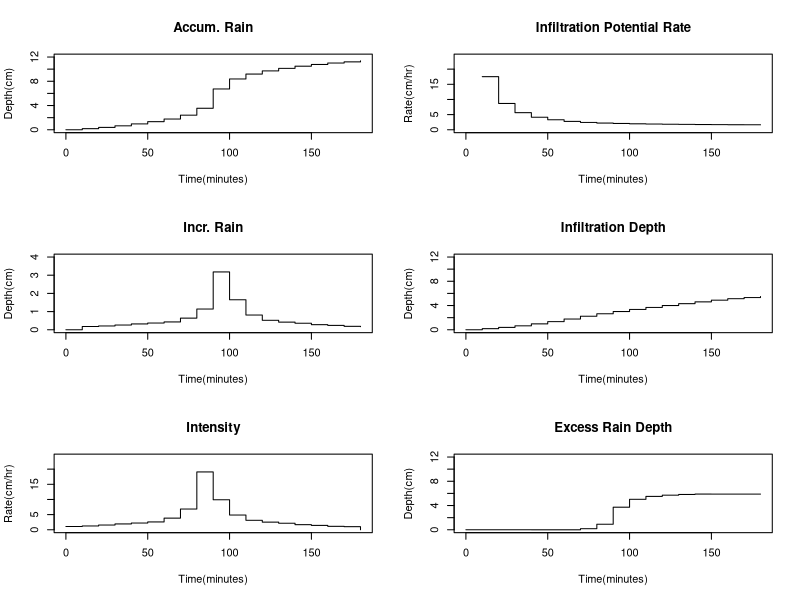

Write the R code that produced this figure.
# ***********************************************************
# Green-Ampt Infiltration Models (for pedagogical use)
# ***********************************************************
# Constants:  PSI: soil suction at interface (L)
#             DELTHETA: change in soil moisture content 
#                                    (analog to porosity) (dimensionless)
#             K : saturated hydraulic conductivity (L/T)
#             DELT: Time step increment (simulation constant)
# Variables: GA_CUM: value of cumulative infiltration for some given time.
#
# Functions: 
#        GA_rate: computes potential infiltration rate.  
#                 Requires GA_CUM specification, returns Inf for GA_CUM=0
#    GA_accum: computes accumulated infiltration from GA_CUM 
#              to current value given intensity and GA_rate.
#
GA_rate<-function(K,PSI,DELTHETA,GA_CUM){
  K*((PSI*DELTHETA/GA_CUM)+1)
}
GA_accum<-function(intensity,infiltration_rate,DELT,GA_CUM){
  min(intensity,infiltration_rate)*DELT+GA_CUM
}
# Usage  
GA_rate(1.09,11.01,0.247,0)
GA_accum(1.08,Inf,0.167,0)
# As a nested call
GA_accum(1.08,GA_rate(1.09,11.01,0.247,0),0.167,0)
# ******************************************************
#  Now to work the example: pg 144 Example 5.4.1 in CMM 
# ******************************************************
# First the raw rainfall cumulative values:
accum_rain<-c(0.00,0.18,0.39,0.65,0.97,1.34,1.77,2.41,3.55,6.73,8.38, 
              9.19,9.71,10.13,10.49,10.77,11.01,11.20,11.37)
# The elapsed time in minutes
elapsed_time<-seq(0,180,10) 
# build the other arrays in the example
incr_rain<-accum_rain # make a second vector, fill to get length OK
# set first value to zero
incr_rain[1]<-0 
# Now populate the vector (note indexing) and unit conversion (minutes2hours)
for (i in 2:19) 
  (incr_rain[i]<-accum_rain[i]-accum_rain[i-1])/
  ((elapsed_time[i]-elapsed_time[i-1])/60) 
# Same game for intensity
rain_rate<-incr_rain 
# set last value to zero
rain_rate[19]<-0
for(i in 1:18)rain_rate[i]<-incr_rain[i+1]/
  ((elapsed_time[i+1]-elapsed_time[i])/60)
# Now the Green-Ampt computations
f_rate<-seq(0,18)# array for rate
F_depth<-seq(0,18)# array for depth
for (i in 1:19){
  f_rate[i]<-GA_rate(1.09,11.01,0.247,F_depth[i]); 
  F_depth[i+1]<-GA_accum(rain_rate[i],f_rate[i],0.167,F_depth[i])
}
# Now plot everything
par(mfrow=c(3,2))
#
plot(elapsed_time,accum_rain,xlim=c(0,180),ylim=c(0,12),
     xlab="Time(minutes)",ylab="Depth(cm)",type="s",main="Accum. Rain")
#
plot(elapsed_time,f_rate,xlim=c(0,180),ylim=c(0,24),
     xlab="Time(minutes)",ylab="Rate(cm/hr)",
     type="s",main="Infiltration Potential Rate")
#
plot(elapsed_time,incr_rain,xlim=c(0,180),ylim=c(0,4),
     xlab="Time(minutes)",ylab="Depth(cm)",type="s",main="Incr. Rain")
#
plot(elapsed_time,F_depth[1:19],xlim=c(0,180),ylim=c(0,12),
     xlab="Time(minutes)",ylab="Depth(cm)",type="s",main="Infiltration Depth")
#
plot(elapsed_time,rain_rate,xlim=c(0,180),ylim=c(0,24),
     xlab="Time(minutes)",ylab="Rate(cm/hr)",type="s",main="Intensity")
#
plot(elapsed_time,accum_rain-F_depth[1:19],
     xlim=c(0,180),ylim=c(0,12),xlab="Time(minutes)",ylab="Depth(cm)",
     type="s",main="Excess Rain Depth")
cbind(elapsed_time,accum_rain,accum_rain-trunc(F_depth[1:19]*100)/100)